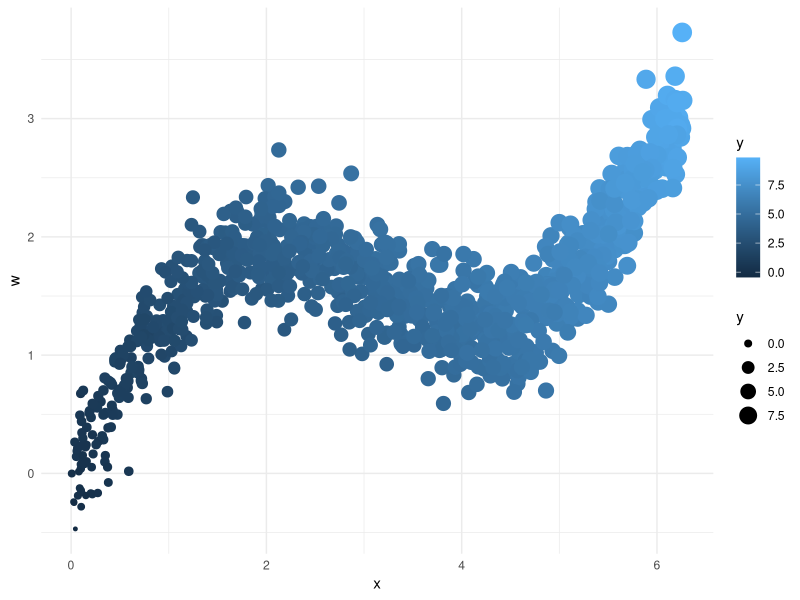
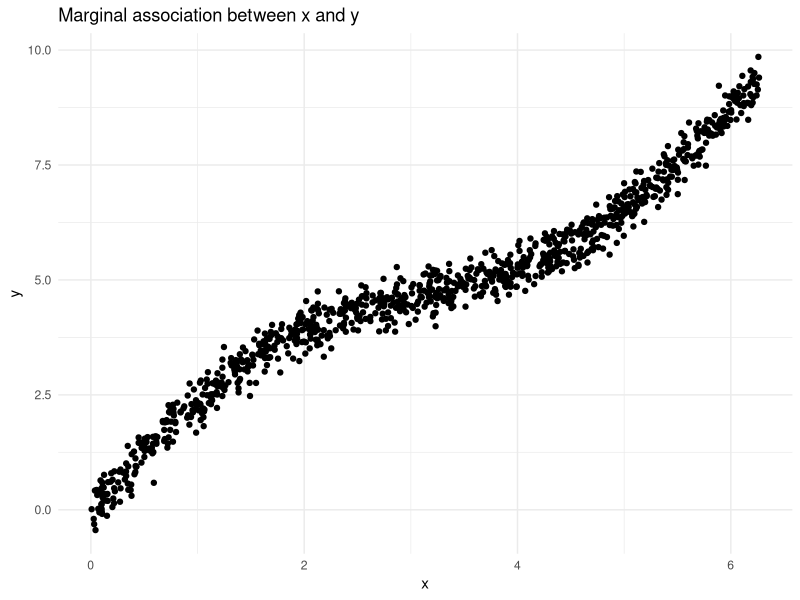
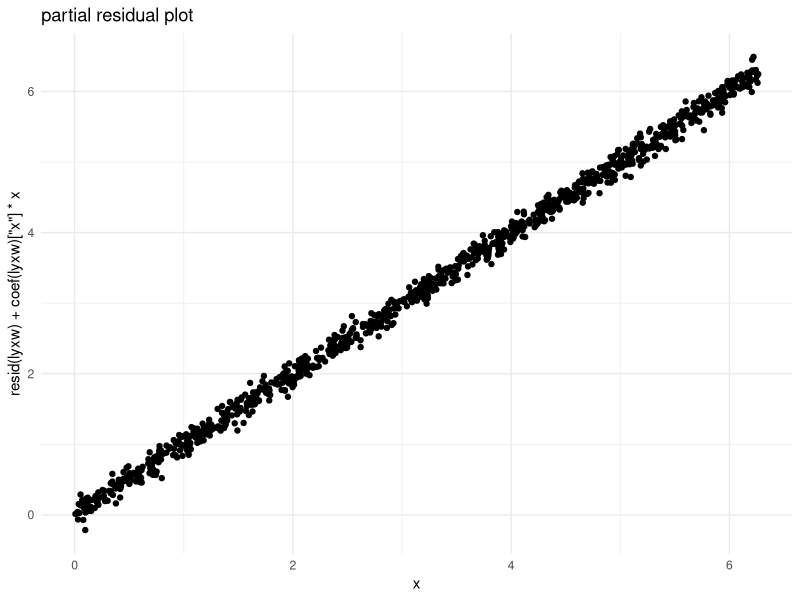

Here is the R script that generated these plots, in order:
## ---- chunk 1
require(ggplot2)
set.seed(12345)
N = 1000
x <- runif(N, min = 0, max=2*pi)
w <- .5*x + sin(x) + rnorm(N, sd=.25)
sy <- rnorm(N, sd=.1)
y <- x + w + sy
df = data.frame(x=x,w=w,y=y)
## ---- chunk 2
ggplot(df, aes(x=x, y=w,col=y, size=y)) + 
  geom_point() + theme_minimal()
## ---- chunk 3
ggplot(df, aes(x=x,y=y)) + 
  geom_point() + 
  ggtitle("Marginal association between x and y") + 
  theme_minimal()
## ---- chunk 4
lyxw <- lm(y~x+w)
ggplot(df, aes(x=x,y=resid(lyxw)+coef(lyxw)['x']*x)) + 
  geom_point() + 
  ggtitle("partial residual plot") + 
  theme_minimal()
